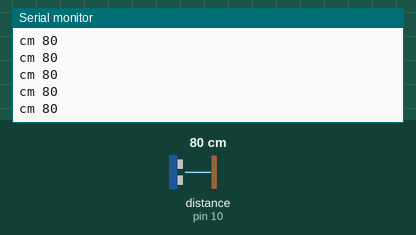
The sketch below on a simulated Arduino Uno, built with avr-gcc and run on an emulated ATmega328P. Shown: the last lines printed to the serial monitor. Wiring (inferred from the names in the program): ultrasonic range finder: trigger pin 9; echo pin 10. The inputs (shaded band) are chosen by the test bench; at power-on: distance to the obstacle (sensor on pin 10) 80 cm. The echo pulse lasts 58.3 µs per cm.

Above: at 1.2 s.
1.3 s: distance to the obstacle (sensor on pin 10) set to 2 cm
At 1.31 s:
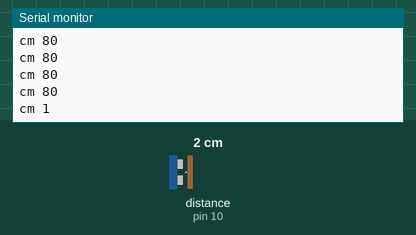
2.8 s: distance to the obstacle (sensor on pin 10) set to 4 cm
At 2.83 s:
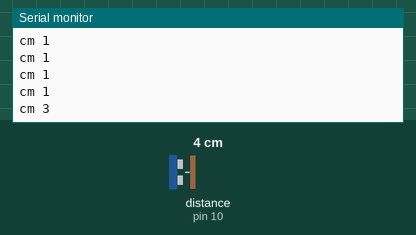
4.3 s: distance to the obstacle (sensor on pin 10) set to 35 cm
At 4.35 s:
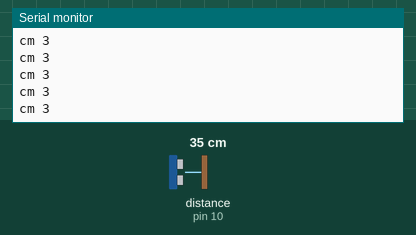
Timing chart, 0 to 7.3 s (numbered marks = the images above; inputs shaded):
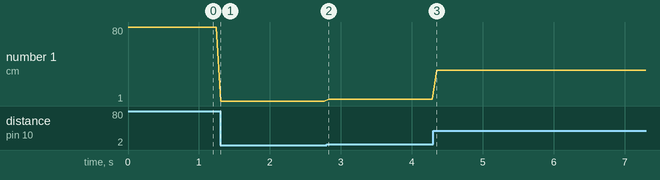

Measured:
- after the input at 1.3 s, the serial monitor: prints a new line at once (image 1)
- after the input at 2.8 s, the serial monitor: prints a new line at once (image 2)
- plotted number 1: 80 → 1 after the input at 1.3 s, 1 → 3 after the input at 2.8 s, 3 → 34 after the input at 4.3 s

The sketch:

parts-sonar.ino
```cpp
const int TRIG = 9;
const int ECHO = 10;

void setup() {
  Serial.begin(9600);
  pinMode(TRIG, OUTPUT);
  pinMode(ECHO, INPUT);
}

void loop() {
  digitalWrite(TRIG, LOW);
  delayMicroseconds(2);
  digitalWrite(TRIG, HIGH);
  delayMicroseconds(10);
  digitalWrite(TRIG, LOW);
  long us = pulseIn(ECHO, HIGH, 30000);
  Serial.print("cm ");
  Serial.println(us / 58);
  delay(60);
}
```
